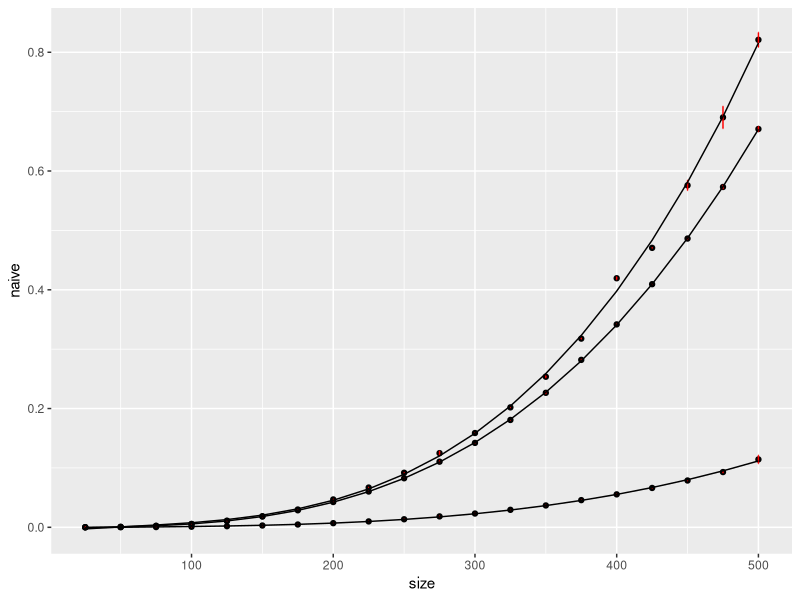

Reproduce this figure in R.
setwd("/home/jakubik/Studia/mownit/lab5/")
results = read.csv("matrix_multiplication_O0.csv")

avg_results = aggregate( cbind(naive,better,blas) ~ size, data=results, FUN=mean)
avg_results$naive_sd = aggregate(naive ~ size, data=results, FUN=sd)$naive
avg_results$better_sd = aggregate(better ~ size, data=results, FUN=sd)$better
avg_results$blas_sd = aggregate(blas ~ size, data=results, FUN=sd)$blas

library("ggplot2")

fit = lm(naive ~ poly(as.vector(avg_results[["size"]]), 3, raw=TRUE), data=avg_results)
newdata = data.frame(x = avg_results[["size"]])
newdata$y = predict(fit, newdata)

fit2 = lm(better ~ poly(as.vector(avg_results[["size"]]), 3, raw=TRUE), data=avg_results)
newdata2 = data.frame(x = avg_results[["size"]])
newdata2$y = predict(fit2, newdata2)

fit3 = lm(blas ~ poly(as.vector(avg_results[["size"]]), 3, raw=TRUE), data=avg_results)
newdata3 = data.frame(x = avg_results[["size"]])
newdata3$y = predict(fit3, newdata3)

ggplot() +
geom_point(data = avg_results, aes(size,naive)) +
geom_point(data = avg_results, aes(size,better)) + 
geom_point(data = avg_results, aes(size,blas)) +
geom_errorbar(
  data = avg_results,
  aes(size, naive, ymin = naive - naive_sd, ymax = naive + naive_sd),
  colour = 'red',
  width = 0.4
) +
geom_errorbar(
  data = avg_results,
  aes(size, better, ymin = better - better_sd, ymax = better + better_sd),
  colour = 'red',
  width = 0.4
) +
geom_errorbar(
  data = avg_results,
  aes(size, blas, ymin = blas - blas_sd, ymax = blas + blas_sd),
  colour = 'red',
  width = 0.4
) +
geom_line(data=newdata, aes(x,y)) +
geom_line(data=newdata2, aes(x,y)) +
geom_line(data=newdata3, aes(x,y))

